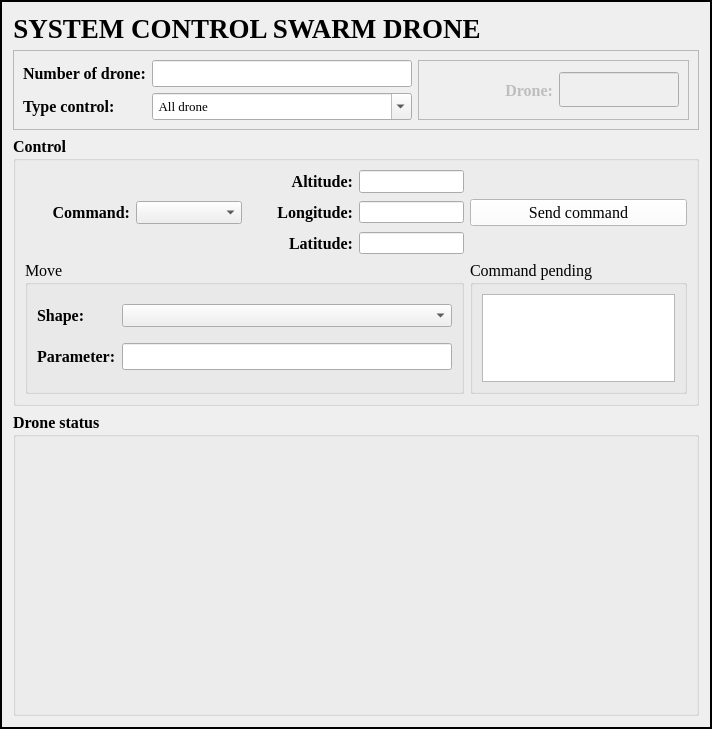
        <widget class="QFrame" name="frame_2">
         <property name="sizePolicy">
          <sizepolicy hsizetype="Expanding" vsizetype="Expanding">
           <horstretch>1</horstretch>
           <verstretch>0</verstretch>
          </sizepolicy>
         </property>
         <property name="layoutDirection">
          <enum>Qt::LeftToRight</enum>
         </property>
         <property name="frameShape">
          <enum>QFrame::WinPanel</enum>
         </property>
         <property name="frameShadow">
          <enum>QFrame::Plain</enum>
         </property>
         <layout class="QVBoxLayout" name="verticalLayout_2" stretch="0,0,3,4">
          <item>
           <widget class="QLabel" name="Title">
            <property name="sizePolicy">
             <sizepolicy hsizetype="Fixed" vsizetype="Fixed">
              <horstretch>0</horstretch>
              <verstretch>0</verstretch>
             </sizepolicy>
            </property>
            <property name="font">
             <font>
              <family>Times New Roman</family>
              <pointsize>20</pointsize>
              <weight>75</weight>
              <bold>true</bold>
             </font>
            </property>
            <property name="layoutDirection">
             <enum>Qt::LeftToRight</enum>
            </property>
            <property name="text">
             <string>SYSTEM CONTROL SWARM DRONE</string>
            </property>
            <property name="alignment">
             <set>Qt::AlignCenter</set>
            </property>
            <property name="indent">
             <number>-4</number>
            </property>
            <property name="openExternalLinks">
             <bool>false</bool>
            </property>
           </widget>
          </item>
          <item>
           <widget class="QFrame" name="frame_3">
            <property name="sizePolicy">
             <sizepolicy hsizetype="MinimumExpanding" vsizetype="MinimumExpanding">
              <horstretch>1</horstretch>
              <verstretch>0</verstretch>
             </sizepolicy>
            </property>
            <property name="minimumSize">
             <size>
              <width>340</width>
              <height>80</height>
             </size>
            </property>
            <property name="maximumSize">
             <size>
              <width>16777215</width>
              <height>230</height>
             </size>
            </property>
            <property name="frameShape">
             <enum>QFrame::StyledPanel</enum>
            </property>
            <property name="frameShadow">
             <enum>QFrame::Raised</enum>
            </property>
            <layout class="QGridLayout" name="gridLayout">
             <item row="0" column="1">
              <widget class="QLineEdit" name="nrbOfDroneLineEdit">
               <property name="sizePolicy">
                <sizepolicy hsizetype="MinimumExpanding" vsizetype="MinimumExpanding">
                 <horstretch>1</horstretch>
                 <verstretch>1</verstretch>
                </sizepolicy>
               </property>
               <property name="maximumSize">
                <size>
                 <width>260</width>
                 <height>35</height>
                </size>
               </property>
              </widget>
             </item>
             <item row="1" column="0">
              <widget class="QLabel" name="typeControl">
               <property name="font">
                <font>
                 <family>Times New Roman</family>
                 <pointsize>12</pointsize>
                 <weight>75</weight>
                 <bold>true</bold>
                </font>
               </property>
               <property name="text">
                <string>Type control:</string>
               </property>
              </widget>
             </item>
             <item row="0" column="0">
              <widget class="QLabel" name="nbrDrone">
               <property name="font">
                <font>
                 <family>Times New Roman</family>
                 <pointsize>12</pointsize>
                 <weight>75</weight>
                 <bold>true</bold>
                </font>
               </property>
               <property name="text">
                <string>Number of drone:</string>
               </property>
              </widget>
             </item>
             <item row="1" column="1">
              <widget class="QComboBox" name="typeControlComboBox">
               <property name="sizePolicy">
                <sizepolicy hsizetype="MinimumExpanding" vsizetype="MinimumExpanding">
                 <horstretch>1</horstretch>
                 <verstretch>1</verstretch>
                </sizepolicy>
               </property>
               <property name="maximumSize">
                <size>
                 <width>260</width>
                 <height>35</height>
                </size>
               </property>
               <property name="font">
                <font>
                 <family>Times New Roman</family>
                 <pointsize>10</pointsize>
                </font>
               </property>
               <property name="editable">
                <bool>true</bool>
               </property>
               <property name="currentText">
                <string> All drone</string>
               </property>
              </widget>
             </item>
             <item row="0" column="2" rowspan="2">
              <widget class="QFrame" name="frame_4">
               <property name="frameShape">
                <enum>QFrame::StyledPanel</enum>
               </property>
               <property name="frameShadow">
                <enum>QFrame::Raised</enum>
               </property>
               <layout class="QHBoxLayout" name="horizontalLayout_5">
                <item>
                 <widget class="QLabel" name="Drone">
                  <property name="enabled">
                   <bool>false</bool>
                  </property>
                  <property name="font">
                   <font>
                    <family>Times New Roman</family>
                    <pointsize>12</pointsize>
                    <weight>75</weight>
                    <bold>true</bold>
                   </font>
                  </property>
                  <property name="layoutDirection">
                   <enum>Qt::RightToLeft</enum>
                  </property>
                  <property name="text">
                   <string>Drone:</string>
                  </property>
                  <property name="alignment">
                   <set>Qt::AlignRight|Qt::AlignTrailing|Qt::AlignVCenter</set>
                  </property>
                 </widget>
                </item>
                <item>
                 <widget class="QLineEdit" name="droneNrmControlLineEdit">
                  <property name="enabled">
                   <bool>false</bool>
                  </property>
                  <property name="sizePolicy">
                   <sizepolicy hsizetype="MinimumExpanding" vsizetype="MinimumExpanding">
                    <horstretch>1</horstretch>
                    <verstretch>1</verstretch>
                   </sizepolicy>
                  </property>
                  <property name="maximumSize">
                   <size>
                    <width>120</width>
                    <height>35</height>
                   </size>
                  </property>
                 </widget>
                </item>
               </layout>
              </widget>
             </item>
            </layout>
           </widget>
          </item>
          <item>
           <widget class="QGroupBox" name="groupBoxControl">
            <property name="sizePolicy">
             <sizepolicy hsizetype="MinimumExpanding" vsizetype="MinimumExpanding">
              <horstretch>1</horstretch>
              <verstretch>1</verstretch>
             </sizepolicy>
            </property>
            <property name="minimumSize">
             <size>
              <width>420</width>
              <height>270</height>
             </size>
            </property>
            <property name="font">
             <font>
              <family>Times New Roman</family>
              <pointsize>12</pointsize>
              <weight>75</weight>
              <bold>true</bold>
             </font>
            </property>
            <property name="title">
             <string>Control</string>
            </property>
            <layout class="QGridLayout" name="gridLayout_2" rowstretch="1,0,0,0,0,0">
             <item row="1" column="3">
              <widget class="QLineEdit" name="longValue">
               <property name="font">
                <font>
                 <pointsize>8</pointsize>
                 <weight>50</weight>
                 <bold>false</bold>
                </font>
               </property>
              </widget>
             </item>
             <item row="0" column="3">
              <widget class="QLineEdit" name="altValue">
               <property name="font">
                <font>
                 <pointsize>10</pointsize>
                 <weight>50</weight>
                 <bold>false</bold>
                </font>
               </property>
              </widget>
             </item>
             <item row="1" column="0">
              <widget class="QLabel" name="command">
               <property name="font">
                <font>
                 <family>Times New Roman</family>
                 <pointsize>12</pointsize>
                 <weight>75</weight>
                 <bold>true</bold>
                </font>
               </property>
               <property name="text">
                <string>Command:</string>
               </property>
               <property name="alignment">
                <set>Qt::AlignRight|Qt::AlignTrailing|Qt::AlignVCenter</set>
               </property>
              </widget>
             </item>
             <item row="2" column="3">
              <widget class="QLineEdit" name="latValue">
               <property name="font">
                <font>
                 <pointsize>8</pointsize>
                 <weight>50</weight>
                 <bold>false</bold>
                </font>
               </property>
              </widget>
             </item>
             <item row="3" column="0" rowspan="3" colspan="4">
              <widget class="QGroupBox" name="groupBoxMove">
               <property name="sizePolicy">
                <sizepolicy hsizetype="MinimumExpanding" vsizetype="MinimumExpanding">
                 <horstretch>1</horstretch>
                 <verstretch>1</verstretch>
                </sizepolicy>
               </property>
               <property name="minimumSize">
                <size>
                 <width>180</width>
                 <height>60</height>
                </size>
               </property>
               <property name="font">
                <font>
                 <family>Times New Roman</family>
                 <pointsize>12</pointsize>
                 <weight>50</weight>
                 <bold>false</bold>
                </font>
               </property>
               <property name="title">
                <string>Move</string>
               </property>
               <layout class="QGridLayout" name="gridLayout_3">
                <item row="1" column="0">
                 <widget class="QLabel" name="para">
                  <property name="enabled">
                   <bool>true</bool>
                  </property>
                  <property name="font">
                   <font>
                    <family>Times New Roman</family>
                    <pointsize>12</pointsize>
                    <weight>75</weight>
                    <bold>true</bold>
                   </font>
                  </property>
                  <property name="text">
                   <string>Parameter:</string>
                  </property>
                 </widget>
                </item>
                <item row="1" column="1">
                 <widget class="QLineEdit" name="paraLineEdit">
                  <property name="enabled">
                   <bool>true</bool>
                  </property>
                 </widget>
                </item>
                <item row="0" column="0">
                 <widget class="QLabel" name="shape">
                  <property name="font">
                   <font>
                    <family>Times New Roman</family>
                    <pointsize>12</pointsize>
                    <weight>75</weight>
                    <bold>true</bold>
                   </font>
                  </property>
                  <property name="text">
                   <string>Shape:</string>
                  </property>
                 </widget>
                </item>
                <item row="0" column="1">
                 <widget class="QComboBox" name="shapeComboBox">
                  <property name="font">
                   <font>
                    <pointsize>10</pointsize>
                   </font>
                  </property>
                 </widget>
                </item>
               </layout>
              </widget>
             </item>
             <item row="3" column="8" rowspan="3" colspan="2">
              <widget class="QGroupBox" name="groupBoxCommandPending">
               <property name="sizePolicy">
                <sizepolicy hsizetype="MinimumExpanding" vsizetype="Expanding">
                 <horstretch>1</horstretch>
                 <verstretch>1</verstretch>
                </sizepolicy>
               </property>
               <property name="minimumSize">
                <size>
                 <width>160</width>
                 <height>60</height>
                </size>
               </property>
               <property name="font">
                <font>
                 <family>Times New Roman</family>
                 <pointsize>12</pointsize>
                 <weight>50</weight>
                 <bold>false</bold>
                </font>
               </property>
               <property name="title">
                <string>Command pending</string>
               </property>
               <layout class="QHBoxLayout" name="horizontalLayout_4">
                <item>
                 <widget class="QTextEdit" name="commandPending">
                  <property name="sizePolicy">
                   <sizepolicy hsizetype="MinimumExpanding" vsizetype="MinimumExpanding">
                    <horstretch>1</horstretch>
                    <verstretch>1</verstretch>
                   </sizepolicy>
                  </property>
                  <property name="minimumSize">
                   <size>
                    <width>120</width>
                    <height>70</height>
                   </size>
                  </property>
                  <property name="font">
                   <font>
                    <pointsize>8</pointsize>
                   </font>
                  </property>
                  <property name="readOnly">
                   <bool>true</bool>
                  </property>
                 </widget>
                </item>
               </layout>
              </widget>
             </item>
             <item row="1" column="1">
              <widget class="QComboBox" name="commandComboBox">
               <property name="font">
                <font>
                 <pointsize>10</pointsize>
                 <weight>50</weight>
                 <bold>false</bold>
                </font>
               </property>
              </widget>
             </item>
             <item row="2" column="2">
              <widget class="QLabel" name="lat">
               <property name="text">
                <string>Latitude:</string>
               </property>
               <property name="alignment">
                <set>Qt::AlignRight|Qt::AlignTrailing|Qt::AlignVCenter</set>
               </property>
              </widget>
             </item>
             <item row="1" column="2">
              <widget class="QLabel" name="long_2">
               <property name="text">
                <string>Longitude:</string>
               </property>
               <property name="alignment">
                <set>Qt::AlignRight|Qt::AlignTrailing|Qt::AlignVCenter</set>
               </property>
              </widget>
             </item>
             <item row="0" column="2">
              <widget class="QLabel" name="alt">
               <property name="layoutDirection">
                <enum>Qt::LeftToRight</enum>
               </property>
               <property name="text">
                <string>Altitude:</string>
               </property>
               <property name="alignment">
                <set>Qt::AlignRight|Qt::AlignTrailing|Qt::AlignVCenter</set>
               </property>
              </widget>
             </item>
             <item row="1" column="8" colspan="2">
              <widget class="QPushButton" name="bntSendCommand">
               <property name="sizePolicy">
                <sizepolicy hsizetype="MinimumExpanding" vsizetype="Fixed">
                 <horstretch>1</horstretch>
                 <verstretch>0</verstretch>
                </sizepolicy>
               </property>
               <property name="minimumSize">
                <size>
                 <width>120</width>
                 <height>0</height>
                </size>
               </property>
               <property name="palette">
                <palette>
                 <active>
                  <colorrole role="WindowText">
                   <brush brushstyle="SolidPattern">
                    <color alpha="255">
                     <red>0</red>
                     <green>0</green>
                     <blue>0</blue>
                    </color>
                   </brush>
                  </colorrole>
                  <colorrole role="Button">
                   <brush brushstyle="SolidPattern">
                    <color alpha="255">
                     <red>255</red>
                     <green>255</green>
                     <blue>255</blue>
                    </color>
                   </brush>
                  </colorrole>
                  <colorrole role="Light">
                   <brush brushstyle="SolidPattern">
                    <color alpha="255">
                     <red>255</red>
                     <green>255</green>
                     <blue>255</blue>
                    </color>
                   </brush>
                  </colorrole>
                  <colorrole role="Midlight">
                   <brush brushstyle="SolidPattern">
                    <color alpha="255">
                     <red>255</red>
                     <green>255</green>
                     <blue>255</blue>
                    </color>
                   </brush>
                  </colorrole>
                  <colorrole role="Dark">
                   <brush brushstyle="SolidPattern">
                    <color alpha="255">
                     <red>127</red>
                     <green>127</green>
                     <blue>127</blue>
                    </color>
                   </brush>
                  </colorrole>
                  <colorrole role="Mid">
                   <brush brushstyle="SolidPattern">
                    <color alpha="255">
                     <red>170</red>
                     <green>170</green>
                     <blue>170</blue>
                    </color>
                   </brush>
                  </colorrole>
                  <colorrole role="Text">
                   <brush brushstyle="SolidPattern">
                    <color alpha="255">
                     <red>0</red>
                     <green>0</green>
                     <blue>0</blue>
                    </color>
                   </brush>
                  </colorrole>
                  <colorrole role="BrightText">
                   <brush brushstyle="SolidPattern">
                    <color alpha="255">
                     <red>255</red>
                     <green>255</green>
                     <blue>255</blue>
                    </color>
                   </brush>
                  </colorrole>
                  <colorrole role="ButtonText">
                   <brush brushstyle="SolidPattern">
                    <color alpha="255">
                     <red>0</red>
                     <green>0</green>
                     <blue>0</blue>
                    </color>
                   </brush>
                  </colorrole>
                  <colorrole role="Base">
                   <brush brushstyle="SolidPattern">
                    <color alpha="255">
                     <red>255</red>
                     <green>255</green>
                     <blue>255</blue>
                    </color>
                   </brush>
                  </colorrole>
                  <colorrole role="Window">
                   <brush brushstyle="SolidPattern">
                    <color alpha="255">
                     <red>255</red>
                     <green>255</green>
                     <blue>255</blue>
                    </color>
                   </brush>
                  </colorrole>
                  <colorrole role="Shadow">
                   <brush brushstyle="SolidPattern">
                    <color alpha="255">
                     <red>0</red>
                     <green>0</green>
                     <blue>0</blue>
                    </color>
                   </brush>
                  </colorrole>
                  <colorrole role="AlternateBase">
                   <brush brushstyle="SolidPattern">
                    <color alpha="255">
                     <red>255</red>
                     <green>255</green>
                     <blue>255</blue>
                    </color>
                   </brush>
                  </colorrole>
                  <colorrole role="ToolTipBase">
                   <brush brushstyle="SolidPattern">
                    <color alpha="255">
                     <red>255</red>
                     <green>255</green>
                     <blue>220</blue>
                    </color>
                   </brush>
                  </colorrole>
                  <colorrole role="ToolTipText">
                   <brush brushstyle="SolidPattern">
                    <color alpha="255">
                     <red>0</red>
                     <green>0</green>
                     <blue>0</blue>
                    </color>
                   </brush>
                  </colorrole>
                 </active>
                 <inactive>
                  <colorrole role="WindowText">
                   <brush brushstyle="SolidPattern">
                    <color alpha="255">
                     <red>0</red>
                     <green>0</green>
                     <blue>0</blue>
                    </color>
                   </brush>
                  </colorrole>
                  <colorrole role="Button">
                   <brush brushstyle="SolidPattern">
                    <color alpha="255">
                     <red>255</red>
                     <green>255</green>
                     <blue>255</blue>
                    </color>
                   </brush>
                  </colorrole>
                  <colorrole role="Light">
                   <brush brushstyle="SolidPattern">
                    <color alpha="255">
                     <red>255</red>
                     <green>255</green>
                     <blue>255</blue>
                    </color>
                   </brush>
                  </colorrole>
                  <colorrole role="Midlight">
                   <brush brushstyle="SolidPattern">
                    <color alpha="255">
                     <red>255</red>
                     <green>255</green>
                     <blue>255</blue>
                    </color>
                   </brush>
                  </colorrole>
                  <colorrole role="Dark">
                   <brush brushstyle="SolidPattern">
                    <color alpha="255">
                     <red>127</red>
                     <green>127</green>
                     <blue>127</blue>
                    </color>
                   </brush>
                  </colorrole>
                  <colorrole role="Mid">
                   <brush brushstyle="SolidPattern">
                    <color alpha="255">
                     <red>170</red>
                     <green>170</green>
                     <blue>170</blue>
                    </color>
                   </brush>
                  </colorrole>
                  <colorrole role="Text">
                   <brush brushstyle="SolidPattern">
                    <color alpha="255">
                     <red>0</red>
                     <green>0</green>
                     <blue>0</blue>
                    </color>
                   </brush>
                  </colorrole>
                  <colorrole role="BrightText">
                   <brush brushstyle="SolidPattern">
                    <color alpha="255">
                     <red>255</red>
                     <green>255</green>
                     <blue>255</blue>
                    </color>
                   </brush>
                  </colorrole>
                  <colorrole role="ButtonText">
                   <brush brushstyle="SolidPattern">
                    <color alpha="255">
                     <red>0</red>
                     <green>0</green>
                     <blue>0</blue>
                    </color>
                   </brush>
                  </colorrole>
                  <colorrole role="Base">
                   <brush brushstyle="SolidPattern">
                    <color alpha="255">
                     <red>255</red>
                     <green>255</green>
                     <blue>255</blue>
                    </color>
                   </brush>
                  </colorrole>
                  <colorrole role="Window">
                   <brush brushstyle="SolidPattern">
                    <color alpha="255">
                     <red>255</red>
                     <green>255</green>
                     <blue>255</blue>
                    </color>
                   </brush>
                  </colorrole>
                  <colorrole role="Shadow">
                   <brush brushstyle="SolidPattern">
                    <color alpha="255">
                     <red>0</red>
                     <green>0</green>
                     <blue>0</blue>
                    </color>
                   </brush>
                  </colorrole>
                  <colorrole role="AlternateBase">
                   <brush brushstyle="SolidPattern">
                    <color alpha="255">
                     <red>255</red>
                     <green>255</green>
                     <blue>255</blue>
                    </color>
                   </brush>
                  </colorrole>
                  <colorrole role="ToolTipBase">
                   <brush brushstyle="SolidPattern">
                    <color alpha="255">
                     <red>255</red>
                     <green>255</green>
                     <blue>220</blue>
                    </color>
                   </brush>
                  </colorrole>
                  <colorrole role="ToolTipText">
                   <brush brushstyle="SolidPattern">
                    <color alpha="255">
                     <red>0</red>
                     <green>0</green>
                     <blue>0</blue>
                    </color>
                   </brush>
                  </colorrole>
                 </inactive>
                 <disabled>
                  <colorrole role="WindowText">
                   <brush brushstyle="SolidPattern">
                    <color alpha="255">
                     <red>127</red>
                     <green>127</green>
                     <blue>127</blue>
                    </color>
                   </brush>
                  </colorrole>
                  <colorrole role="Button">
                   <brush brushstyle="SolidPattern">
                    <color alpha="255">
                     <red>255</red>
                     <green>255</green>
                     <blue>255</blue>
                    </color>
                   </brush>
                  </colorrole>
                  <colorrole role="Light">
                   <brush brushstyle="SolidPattern">
                    <color alpha="255">
                     <red>255</red>
                     <green>255</green>
                     <blue>255</blue>
                    </color>
                   </brush>
                  </colorrole>
                  <colorrole role="Midlight">
                   <brush brushstyle="SolidPattern">
                    <color alpha="255">
                     <red>255</red>
                     <green>255</green>
                     <blue>255</blue>
                    </color>
                   </brush>
                  </colorrole>
                  <colorrole role="Dark">
                   <brush brushstyle="SolidPattern">
                    <color alpha="255">
                     <red>127</red>
                     <green>127</green>
                     <blue>127</blue>
                    </color>
                   </brush>
                  </colorrole>
                  <colorrole role="Mid">
                   <brush brushstyle="SolidPattern">
                    <color alpha="255">
                     <red>170</red>
                     <green>170</green>
                     <blue>170</blue>
                    </color>
                   </brush>
                  </colorrole>
                  <colorrole role="Text">
                   <brush brushstyle="SolidPattern">
                    <color alpha="255">
                     <red>127</red>
                     <green>127</green>
                     <blue>127</blue>
                    </color>
                   </brush>
                  </colorrole>
                  <colorrole role="BrightText">
                   <brush brushstyle="SolidPattern">
                    <color alpha="255">
                     <red>255</red>
                     <green>255</green>
                     <blue>255</blue>
                    </color>
                   </brush>
                  </colorrole>
                  <colorrole role="ButtonText">
                   <brush brushstyle="SolidPattern">
                    <color alpha="255">
                     <red>127</red>
                     <green>127</green>
                     <blue>127</blue>
                    </color>
                   </brush>
                  </colorrole>
                  <colorrole role="Base">
                   <brush brushstyle="SolidPattern">
                    <color alpha="255">
                     <red>255</red>
                     <green>255</green>
                     <blue>255</blue>
                    </color>
                   </brush>
                  </colorrole>
                  <colorrole role="Window">
                   <brush brushstyle="SolidPattern">
                    <color alpha="255">
                     <red>255</red>
                     <green>255</green>
                     <blue>255</blue>
                    </color>
                   </brush>
                  </colorrole>
                  <colorrole role="Shadow">
                   <brush brushstyle="SolidPattern">
                    <color alpha="255">
                     <red>0</red>
                     <green>0</green>
                     <blue>0</blue>
                    </color>
                   </brush>
                  </colorrole>
                  <colorrole role="AlternateBase">
                   <brush brushstyle="SolidPattern">
                    <color alpha="255">
                     <red>255</red>
                     <green>255</green>
                     <blue>255</blue>
                    </color>
                   </brush>
                  </colorrole>
                  <colorrole role="ToolTipBase">
                   <brush brushstyle="SolidPattern">
                    <color alpha="255">
                     <red>255</red>
                     <green>255</green>
                     <blue>220</blue>
                    </color>
                   </brush>
                  </colorrole>
                  <colorrole role="ToolTipText">
                   <brush brushstyle="SolidPattern">
                    <color alpha="255">
                     <red>0</red>
                     <green>0</green>
                     <blue>0</blue>
                    </color>
                   </brush>
                  </colorrole>
                 </disabled>
                </palette>
               </property>
               <property name="font">
                <font>
                 <family>Times New Roman</family>
                 <pointsize>12</pointsize>
                 <weight>50</weight>
                 <bold>false</bold>
                </font>
               </property>
               <property name="mouseTracking">
                <bool>false</bool>
               </property>
               <property name="autoFillBackground">
                <bool>false</bool>
               </property>
               <property name="text">
                <string>Send command</string>
               </property>
              </widget>
             </item>
            </layout>
           </widget>
          </item>
          <item>
           <widget class="QGroupBox" name="droneStatusGroupBox">
            <property name="sizePolicy">
             <sizepolicy hsizetype="MinimumExpanding" vsizetype="MinimumExpanding">
              <horstretch>1</horstretch>
              <verstretch>1</verstretch>
             </sizepolicy>
            </property>
            <property name="minimumSize">
             <size>
              <width>420</width>
              <height>200</height>
             </size>
            </property>
            <property name="font">
             <font>
              <family>Times New Roman</family>
              <pointsize>12</pointsize>
              <weight>75</weight>
              <bold>true</bold>
             </font>
            </property>
            <property name="autoFillBackground">
             <bool>true</bool>
            </property>
            <property name="title">
             <string>Drone status</string>
            </property>
           </widget>
          </item>
         </layout>
         <zorder>frame_3</zorder>
         <zorder>Title</zorder>
         <zorder>droneStatusGroupBox</zorder>
         <zorder>groupBoxControl</zorder>
        </widget>
